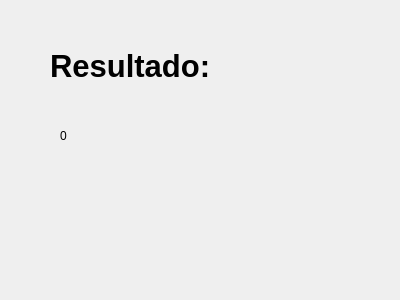
<?xml version="1.0" encoding="UTF-8"?>
<ui version="4.0">
 <class>Dialog</class>
 <widget class="QDialog" name="Dialog">
  <property name="geometry">
   <rect>
    <x>0</x>
    <y>0</y>
    <width>400</width>
    <height>300</height>
   </rect>
  </property>
  <property name="windowTitle">
   <string>Dialog</string>
  </property>
  <widget class="QLabel" name="txt_resultado">
   <property name="geometry">
    <rect>
     <x>60</x>
     <y>110</y>
     <width>291</width>
     <height>51</height>
    </rect>
   </property>
   <property name="text">
    <string>0</string>
   </property>
  </widget>
  <widget class="QLabel" name="label_2">
   <property name="geometry">
    <rect>
     <x>50</x>
     <y>50</y>
     <width>181</width>
     <height>31</height>
    </rect>
   </property>
   <property name="font">
    <font>
     <pointsize>23</pointsize>
     <weight>75</weight>
     <bold>true</bold>
    </font>
   </property>
   <property name="text">
    <string>Resultado:</string>
   </property>
  </widget>
 </widget>
 <resources/>
 <connections/>
</ui>
